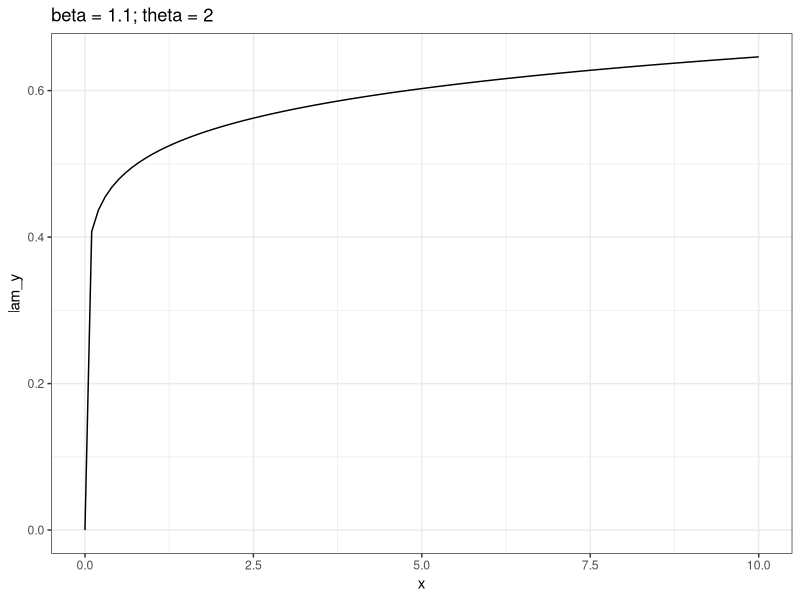
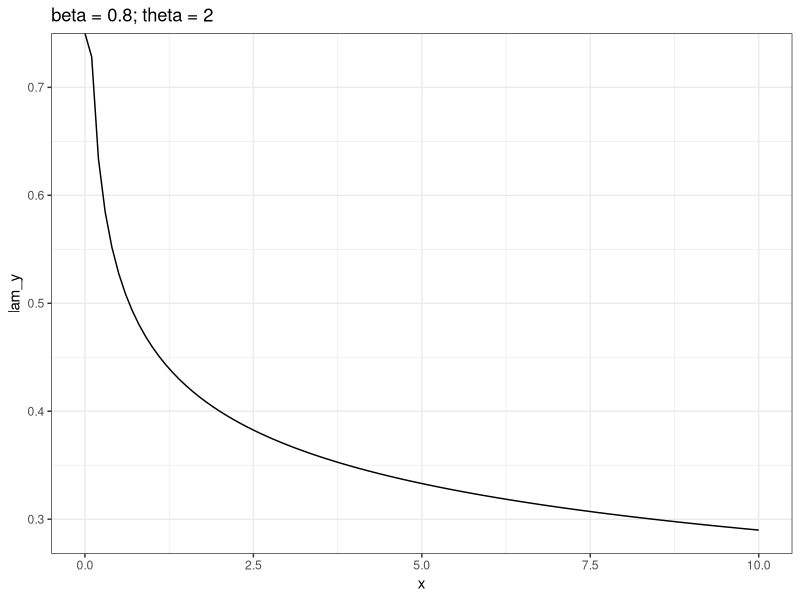

Source code (R) for these figures, in order: (Note: this script raises an error after producing the figures.)
## ---- chunk 1
knitr::opts_chunk$set(echo = TRUE, fig.pos = 'H', 
                      fig.height = 3.5, fig.align = 'c')
## ---- chunk 2
library(ggplot2)
lambda = function(beta, theta, t) return(beta/theta^beta*t^(beta-1))

plot_plp = function(beta, theta){
  x = seq(0, 10, 0.1)
  lam_y = lambda(beta, theta, x)
  dat = data.frame(lam_y, x)
  p = ggplot(dat, aes(x, lam_y)) + 
    geom_line() + theme_bw() + 
    ggtitle(paste0("beta = ", beta, "; theta = ", theta))
  return(p)
}

plot_plp(1.1, 2)
plot_plp(0.8, 2)
## ---- chunk 3
knitr::include_graphics("figs/PLP_NHPP_intensity.pdf")
## ---- chunk 4
knitr::include_graphics("figs/PLP_jump_point_intensity.pdf")
